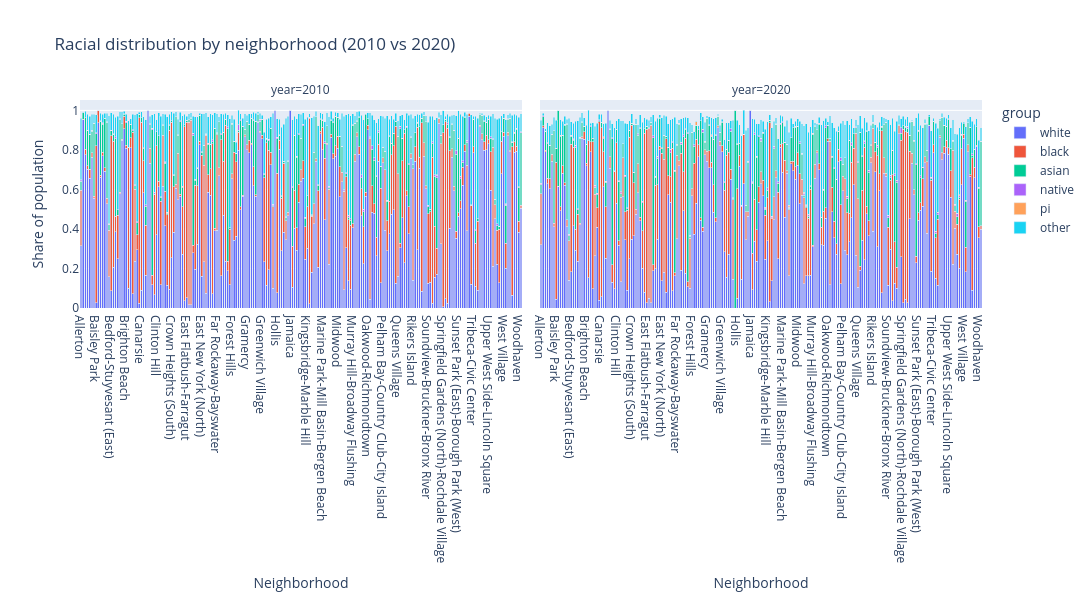

Notebook code cell kept with this figure:
### Code cell
# First, check current groups
print(type(groups), len(groups))

# Redefine groups as race categories
groups = ["white", "black", "asian", "native", "pi", "other"]

# Now run the plot code
plot_data = []

for idx, row in final.iterrows():
    for group in groups:
        plot_data.append({
            "NTA": row["NTA_name"],
            "year": str(row["year"]),
            "group": group,
            "share": row[f"{group}_share"]
        })

plot_df = pd.DataFrame(plot_data)

fig = px.bar(
    plot_df,
    x="NTA",
    y="share",
    color="group",
    barmode="stack",
    facet_col="year",
    category_orders={"group": groups},
    labels={"share": "Share of population", "NTA": "Neighborhood"},
    title="Racial distribution by neighborhood (2010 vs 2020)",
    height=600,
    width=1400
)

fig.show()

### Figure 1 — Plotly figure (JSON) as saved in the notebook; plotly's stock layout.template omitted (floating-point values rounded to 4 significant figures; data arrays with more than 128 entries replaced by an {"elided": "..."} marker saying what was removed)
{"data": [{"hovertemplate": "group=white<br>year=2010<br>Neighborhood=%{x}<br>Share of population=%{y}<extra></extra>", "legendgroup": "white", "marker": {"color": "#636efa", "pattern": {"shape": ""}}, "name": "white", "orientation": "v", "showlegend": true, "textposition": "auto", "type": "bar", "x": {"elided": "205 str values"}, "xaxis": "x", "y": {"elided": "205 float values"}, "yaxis": "y"}, {"hovertemplate": "group=white<br>year=2020<br>Neighborhood=%{x}<br>Share of population=%{y}<extra></extra>", "legendgroup": "white", "marker": {"color": "#636efa", "pattern": {"shape": ""}}, "name": "white", "orientation": "v", "showlegend": false, "textposition": "auto", "type": "bar", "x": {"elided": "205 str values"}, "xaxis": "x2", "y": {"elided": "205 float values"}, "yaxis": "y2"}, {"hovertemplate": "group=black<br>year=2010<br>Neighborhood=%{x}<br>Share of population=%{y}<extra></extra>", "legendgroup": "black", "marker": {"color": "#EF553B", "pattern": {"shape": ""}}, "name": "black", "orientation": "v", "showlegend": true, "textposition": "auto", "type": "bar", "x": {"elided": "205 str values"}, "xaxis": "x", "y": {"elided": "205 float values"}, "yaxis": "y"}, {"hovertemplate": "group=black<br>year=2020<br>Neighborhood=%{x}<br>Share of population=%{y}<extra></extra>", "legendgroup": "black", "marker": {"color": "#EF553B", "pattern": {"shape": ""}}, "name": "black", "orientation": "v", "showlegend": false, "textposition": "auto", "type": "bar", "x": {"elided": "205 str values"}, "xaxis": "x2", "y": {"elided": "205 float values"}, "yaxis": "y2"}, {"hovertemplate": "group=asian<br>year=2010<br>Neighborhood=%{x}<br>Share of population=%{y}<extra></extra>", "legendgroup": "asian", "marker": {"color": "#00cc96", "pattern": {"shape": ""}}, "name": "asian", "orientation": "v", "showlegend": true, "textposition": "auto", "type": "bar", "x": {"elided": "205 str values"}, "xaxis": "x", "y": {"elided": "205 float values"}, "yaxis": "y"}, {"hovertemplate": "group=asian<br>year=2020<br>Neighborhood=%{x}<br>Share of population=%{y}<extra></extra>", "legendgroup": "asian", "marker": {"color": "#00cc96", "pattern": {"shape": ""}}, "name": "asian", "orientation": "v", "showlegend": false, "textposition": "auto", "type": "bar", "x": {"elided": "205 str values"}, "xaxis": "x2", "y": {"elided": "205 float values"}, "yaxis": "y2"}, {"hovertemplate": "group=native<br>year=2010<br>Neighborhood=%{x}<br>Share of population=%{y}<extra></extra>", "legendgroup": "native", "marker": {"color": "#ab63fa", "pattern": {"shape": ""}}, "name": "native", "orientation": "v", "showlegend": true, "textposition": "auto", "type": "bar", "x": {"elided": "205 str values"}, "xaxis": "x", "y": {"elided": "205 float values"}, "yaxis": "y"}, {"hovertemplate": "group=native<br>year=2020<br>Neighborhood=%{x}<br>Share of population=%{y}<extra></extra>", "legendgroup": "native", "marker": {"color": "#ab63fa", "pattern": {"shape": ""}}, "name": "native", "orientation": "v", "showlegend": false, "textposition": "auto", "type": "bar", "x": {"elided": "205 str values"}, "xaxis": "x2", "y": {"elided": "205 float values"}, "yaxis": "y2"}, {"hovertemplate": "group=pi<br>year=2010<br>Neighborhood=%{x}<br>Share of population=%{y}<extra></extra>", "legendgroup": "pi", "marker": {"color": "#FFA15A", "pattern": {"shape": ""}}, "name": "pi", "orientation": "v", "showlegend": true, "textposition": "auto", "type": "bar", "x": {"elided": "205 str values"}, "xaxis": "x", "y": {"elided": "205 float values"}, "yaxis": "y"}, {"hovertemplate": "group=pi<br>year=2020<br>Neighborhood=%{x}<br>Share of population=%{y}<extra></extra>", "legendgroup": "pi", "marker": {"color": "#FFA15A", "pattern": {"shape": ""}}, "name": "pi", "orientation": "v", "showlegend": false, "textposition": "auto", "type": "bar", "x": {"elided": "205 str values"}, "xaxis": "x2", "y": {"elided": "205 float values"}, "yaxis": "y2"}, {"hovertemplate": "group=other<br>year=2010<br>Neighborhood=%{x}<br>Share of population=%{y}<extra></extra>", "legendgroup": "other", "marker": {"color": "#19d3f3", "pattern": {"shape": ""}}, "name": "other", "orientation": "v", "showlegend": true, "textposition": "auto", "type": "bar", "x": {"elided": "205 str values"}, "xaxis": "x", "y": {"elided": "205 float values"}, "yaxis": "y"}, {"hovertemplate": "group=other<br>year=2020<br>Neighborhood=%{x}<br>Share of population=%{y}<extra></extra>", "legendgroup": "other", "marker": {"color": "#19d3f3", "pattern": {"shape": ""}}, "name": "other", "orientation": "v", "showlegend": false, "textposition": "auto", "type": "bar", "x": {"elided": "205 str values"}, "xaxis": "x2", "y": {"elided": "205 float values"}, "yaxis": "y2"}], "layout": {"annotations": [{"font": {}, "showarrow": false, "text": "year=2010", "x": 0.245, "xanchor": "center", "xref": "paper", "y": 1, "yanchor": "bottom", "yref": "paper"}, {"font": {}, "showarrow": false, "text": "year=2020", "x": 0.755, "xanchor": "center", "xref": "paper", "y": 1, "yanchor": "bottom", "yref": "paper"}], "barmode": "stack", "height": 600, "legend": {"title": {"text": "group"}, "tracegroupgap": 0}, "title": {"text": "Racial distribution by neighborhood (2010 vs 2020)"}, "width": 1400, "xaxis": {"anchor": "y", "domain": [0, 0.49], "title": {"text": "Neighborhood"}}, "xaxis2": {"anchor": "y2", "domain": [0.51, 1], "matches": "x", "title": {"text": "Neighborhood"}}, "yaxis": {"anchor": "x", "domain": [0, 1], "title": {"text": "Share of population"}}, "yaxis2": {"anchor": "x2", "domain": [0, 1], "matches": "y", "showticklabels": false}}}
